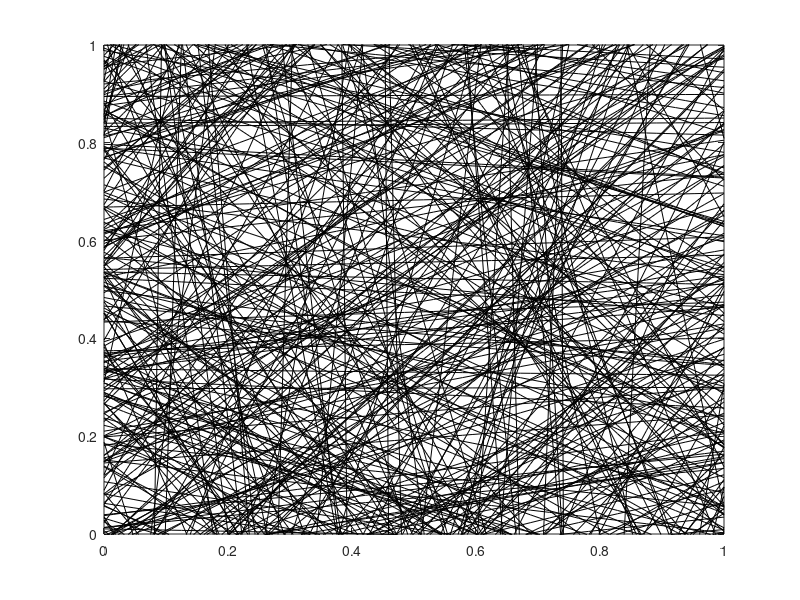

Here is the MATLAB script that generated this plot:
%This program is fiber simulation for the I-randomness uniform continuous

clear all                            %clearing program
close all
clc

kx=64;
[x]=linspace(0,1, kx+1);            %linespaceing for x
[y]=linspace(0,1, kx+1);            %linespacing for y

n=1000;                             %sample size
a=-sqrt(2);                         %lower bound for uniform distribution
b=sqrt(2);                          %upper bound for uniform distribution


    for i=1:n
                    
        x0=unifrnd(a,b,1);          %x distance from origin
        y0=unifrnd(a,b,1);          %y distance from origin                  
        angle=unifrnd(0,2*pi,1);    %angle
        slope=tan(angle);           %slope
        y=slope*(x-x0)+y0;          %point slope form of line side 
        
    
     plot(x,y,'k')                  %plot
     xlim([0 1])                    %x limits
     ylim([0 1])                    %y limits
     hold on;                       %hold on for graph 
  
    end